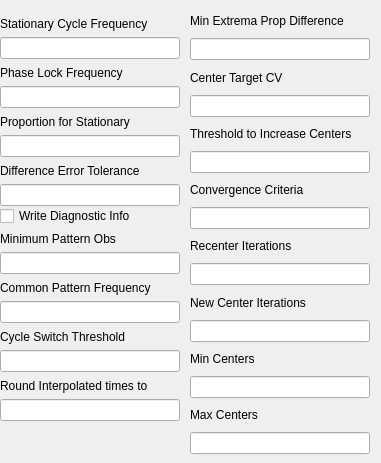
     <widget class="QWidget" name="page_22">
      <widget class="QWidget" name="layoutWidget">
       <property name="geometry">
        <rect>
         <x>190</x>
         <y>10</y>
         <width>182</width>
         <height>444</height>
        </rect>
       </property>
       <layout class="QVBoxLayout" name="verticalLayout_8">
        <item>
         <widget class="QLabel" name="label_56">
          <property name="sizePolicy">
           <sizepolicy hsizetype="Fixed" vsizetype="Preferred">
            <horstretch>0</horstretch>
            <verstretch>0</verstretch>
           </sizepolicy>
          </property>
          <property name="minimumSize">
           <size>
            <width>180</width>
            <height>0</height>
           </size>
          </property>
          <property name="maximumSize">
           <size>
            <width>180</width>
            <height>16777215</height>
           </size>
          </property>
          <property name="text">
           <string>Min Extrema Prop Difference</string>
          </property>
         </widget>
        </item>
        <item>
         <widget class="QLineEdit" name="MinExtremaPropDiff_Input">
          <property name="sizePolicy">
           <sizepolicy hsizetype="Fixed" vsizetype="Fixed">
            <horstretch>0</horstretch>
            <verstretch>0</verstretch>
           </sizepolicy>
          </property>
          <property name="minimumSize">
           <size>
            <width>180</width>
            <height>0</height>
           </size>
          </property>
          <property name="maximumSize">
           <size>
            <width>180</width>
            <height>16777215</height>
           </size>
          </property>
         </widget>
        </item>
        <item>
         <widget class="QLabel" name="label_55">
          <property name="sizePolicy">
           <sizepolicy hsizetype="Fixed" vsizetype="Preferred">
            <horstretch>0</horstretch>
            <verstretch>0</verstretch>
           </sizepolicy>
          </property>
          <property name="minimumSize">
           <size>
            <width>180</width>
            <height>0</height>
           </size>
          </property>
          <property name="maximumSize">
           <size>
            <width>180</width>
            <height>16777215</height>
           </size>
          </property>
          <property name="text">
           <string>Center Target CV</string>
          </property>
         </widget>
        </item>
        <item>
         <widget class="QLineEdit" name="SeqCenterCV_Input">
          <property name="sizePolicy">
           <sizepolicy hsizetype="Fixed" vsizetype="Fixed">
            <horstretch>0</horstretch>
            <verstretch>0</verstretch>
           </sizepolicy>
          </property>
          <property name="minimumSize">
           <size>
            <width>180</width>
            <height>0</height>
           </size>
          </property>
          <property name="maximumSize">
           <size>
            <width>180</width>
            <height>16777215</height>
           </size>
          </property>
         </widget>
        </item>
        <item>
         <widget class="QLabel" name="label_53">
          <property name="sizePolicy">
           <sizepolicy hsizetype="Fixed" vsizetype="Preferred">
            <horstretch>0</horstretch>
            <verstretch>0</verstretch>
           </sizepolicy>
          </property>
          <property name="minimumSize">
           <size>
            <width>180</width>
            <height>0</height>
           </size>
          </property>
          <property name="maximumSize">
           <size>
            <width>180</width>
            <height>16777215</height>
           </size>
          </property>
          <property name="text">
           <string>Threshold to Increase Centers</string>
          </property>
         </widget>
        </item>
        <item>
         <widget class="QLineEdit" name="SeqThreshIncCenters_Input">
          <property name="sizePolicy">
           <sizepolicy hsizetype="Fixed" vsizetype="Fixed">
            <horstretch>0</horstretch>
            <verstretch>0</verstretch>
           </sizepolicy>
          </property>
          <property name="minimumSize">
           <size>
            <width>180</width>
            <height>0</height>
           </size>
          </property>
          <property name="maximumSize">
           <size>
            <width>180</width>
            <height>16777215</height>
           </size>
          </property>
         </widget>
        </item>
        <item>
         <widget class="QLabel" name="label_57">
          <property name="sizePolicy">
           <sizepolicy hsizetype="Fixed" vsizetype="Preferred">
            <horstretch>0</horstretch>
            <verstretch>0</verstretch>
           </sizepolicy>
          </property>
          <property name="minimumSize">
           <size>
            <width>180</width>
            <height>0</height>
           </size>
          </property>
          <property name="maximumSize">
           <size>
            <width>180</width>
            <height>16777215</height>
           </size>
          </property>
          <property name="text">
           <string>Convergence Criteria</string>
          </property>
         </widget>
        </item>
        <item>
         <widget class="QLineEdit" name="SeqConvergence_Input">
          <property name="sizePolicy">
           <sizepolicy hsizetype="Fixed" vsizetype="Fixed">
            <horstretch>0</horstretch>
            <verstretch>0</verstretch>
           </sizepolicy>
          </property>
          <property name="minimumSize">
           <size>
            <width>180</width>
            <height>0</height>
           </size>
          </property>
          <property name="maximumSize">
           <size>
            <width>180</width>
            <height>16777215</height>
           </size>
          </property>
         </widget>
        </item>
        <item>
         <widget class="QLabel" name="label_61">
          <property name="sizePolicy">
           <sizepolicy hsizetype="Fixed" vsizetype="Preferred">
            <horstretch>0</horstretch>
            <verstretch>0</verstretch>
           </sizepolicy>
          </property>
          <property name="minimumSize">
           <size>
            <width>180</width>
            <height>0</height>
           </size>
          </property>
          <property name="maximumSize">
           <size>
            <width>180</width>
            <height>16777215</height>
           </size>
          </property>
          <property name="text">
           <string>Recenter Iterations</string>
          </property>
         </widget>
        </item>
        <item>
         <widget class="QLineEdit" name="SeqRecenter_Input">
          <property name="sizePolicy">
           <sizepolicy hsizetype="Fixed" vsizetype="Fixed">
            <horstretch>0</horstretch>
            <verstretch>0</verstretch>
           </sizepolicy>
          </property>
          <property name="minimumSize">
           <size>
            <width>180</width>
            <height>0</height>
           </size>
          </property>
          <property name="maximumSize">
           <size>
            <width>180</width>
            <height>16777215</height>
           </size>
          </property>
         </widget>
        </item>
        <item>
         <widget class="QLabel" name="label_70">
          <property name="sizePolicy">
           <sizepolicy hsizetype="Fixed" vsizetype="Preferred">
            <horstretch>0</horstretch>
            <verstretch>0</verstretch>
           </sizepolicy>
          </property>
          <property name="minimumSize">
           <size>
            <width>180</width>
            <height>0</height>
           </size>
          </property>
          <property name="maximumSize">
           <size>
            <width>180</width>
            <height>16777215</height>
           </size>
          </property>
          <property name="text">
           <string>New Center Iterations</string>
          </property>
         </widget>
        </item>
        <item>
         <widget class="QLineEdit" name="SeqNewCenter_Input">
          <property name="sizePolicy">
           <sizepolicy hsizetype="Fixed" vsizetype="Fixed">
            <horstretch>0</horstretch>
            <verstretch>0</verstretch>
           </sizepolicy>
          </property>
          <property name="minimumSize">
           <size>
            <width>180</width>
            <height>0</height>
           </size>
          </property>
          <property name="maximumSize">
           <size>
            <width>180</width>
            <height>16777215</height>
           </size>
          </property>
         </widget>
        </item>
        <item>
         <widget class="QLabel" name="label_64">
          <property name="sizePolicy">
           <sizepolicy hsizetype="Fixed" vsizetype="Preferred">
            <horstretch>0</horstretch>
            <verstretch>0</verstretch>
           </sizepolicy>
          </property>
          <property name="minimumSize">
           <size>
            <width>180</width>
            <height>0</height>
           </size>
          </property>
          <property name="maximumSize">
           <size>
            <width>180</width>
            <height>16777215</height>
           </size>
          </property>
          <property name="text">
           <string>Min Centers</string>
          </property>
         </widget>
        </item>
        <item>
         <widget class="QLineEdit" name="SeqMinCenters_Input">
          <property name="sizePolicy">
           <sizepolicy hsizetype="Fixed" vsizetype="Fixed">
            <horstretch>0</horstretch>
            <verstretch>0</verstretch>
           </sizepolicy>
          </property>
          <property name="minimumSize">
           <size>
            <width>180</width>
            <height>0</height>
           </size>
          </property>
          <property name="maximumSize">
           <size>
            <width>180</width>
            <height>16777215</height>
           </size>
          </property>
         </widget>
        </item>
        <item>
         <widget class="QLabel" name="label_63">
          <property name="sizePolicy">
           <sizepolicy hsizetype="Fixed" vsizetype="Preferred">
            <horstretch>0</horstretch>
            <verstretch>0</verstretch>
           </sizepolicy>
          </property>
          <property name="minimumSize">
           <size>
            <width>180</width>
            <height>0</height>
           </size>
          </property>
          <property name="maximumSize">
           <size>
            <width>180</width>
            <height>16777215</height>
           </size>
          </property>
          <property name="text">
           <string>Max Centers</string>
          </property>
         </widget>
        </item>
        <item>
         <widget class="QLineEdit" name="SeqMaxCenters_Input">
          <property name="sizePolicy">
           <sizepolicy hsizetype="Fixed" vsizetype="Fixed">
            <horstretch>0</horstretch>
            <verstretch>0</verstretch>
           </sizepolicy>
          </property>
          <property name="minimumSize">
           <size>
            <width>180</width>
            <height>0</height>
           </size>
          </property>
          <property name="maximumSize">
           <size>
            <width>180</width>
            <height>16777215</height>
           </size>
          </property>
         </widget>
        </item>
       </layout>
      </widget>
      <widget class="QWidget" name="layoutWidget">
       <property name="geometry">
        <rect>
         <x>0</x>
         <y>10</y>
         <width>182</width>
         <height>411</height>
        </rect>
       </property>
       <layout class="QVBoxLayout" name="verticalLayout_11">
        <property name="spacing">
         <number>0</number>
        </property>
        <item>
         <widget class="QLabel" name="label_59">
          <property name="sizePolicy">
           <sizepolicy hsizetype="Fixed" vsizetype="Preferred">
            <horstretch>0</horstretch>
            <verstretch>0</verstretch>
           </sizepolicy>
          </property>
          <property name="minimumSize">
           <size>
            <width>180</width>
            <height>0</height>
           </size>
          </property>
          <property name="maximumSize">
           <size>
            <width>180</width>
            <height>16777215</height>
           </size>
          </property>
          <property name="text">
           <string>Stationary Cycle Frequency</string>
          </property>
         </widget>
        </item>
        <item>
         <widget class="QLineEdit" name="StationaryCycleFreq_Input">
          <property name="sizePolicy">
           <sizepolicy hsizetype="Fixed" vsizetype="Fixed">
            <horstretch>0</horstretch>
            <verstretch>0</verstretch>
           </sizepolicy>
          </property>
          <property name="minimumSize">
           <size>
            <width>180</width>
            <height>0</height>
           </size>
          </property>
          <property name="maximumSize">
           <size>
            <width>180</width>
            <height>16777215</height>
           </size>
          </property>
         </widget>
        </item>
        <item>
         <widget class="QLabel" name="label_67">
          <property name="sizePolicy">
           <sizepolicy hsizetype="Fixed" vsizetype="Preferred">
            <horstretch>0</horstretch>
            <verstretch>0</verstretch>
           </sizepolicy>
          </property>
          <property name="minimumSize">
           <size>
            <width>180</width>
            <height>0</height>
           </size>
          </property>
          <property name="maximumSize">
           <size>
            <width>180</width>
            <height>16777215</height>
           </size>
          </property>
          <property name="text">
           <string>Phase Lock Frequency</string>
          </property>
         </widget>
        </item>
        <item>
         <widget class="QLineEdit" name="PhaseLockFreq_Input">
          <property name="sizePolicy">
           <sizepolicy hsizetype="Fixed" vsizetype="Fixed">
            <horstretch>0</horstretch>
            <verstretch>0</verstretch>
           </sizepolicy>
          </property>
          <property name="minimumSize">
           <size>
            <width>180</width>
            <height>0</height>
           </size>
          </property>
          <property name="maximumSize">
           <size>
            <width>180</width>
            <height>16777215</height>
           </size>
          </property>
         </widget>
        </item>
        <item>
         <widget class="QLabel" name="label_62">
          <property name="sizePolicy">
           <sizepolicy hsizetype="Fixed" vsizetype="Preferred">
            <horstretch>0</horstretch>
            <verstretch>0</verstretch>
           </sizepolicy>
          </property>
          <property name="minimumSize">
           <size>
            <width>180</width>
            <height>0</height>
           </size>
          </property>
          <property name="maximumSize">
           <size>
            <width>180</width>
            <height>16777215</height>
           </size>
          </property>
          <property name="text">
           <string>Proportion for Stationary</string>
          </property>
         </widget>
        </item>
        <item>
         <widget class="QLineEdit" name="StationaryCycleProp_Input">
          <property name="sizePolicy">
           <sizepolicy hsizetype="Fixed" vsizetype="Fixed">
            <horstretch>0</horstretch>
            <verstretch>0</verstretch>
           </sizepolicy>
          </property>
          <property name="minimumSize">
           <size>
            <width>180</width>
            <height>0</height>
           </size>
          </property>
          <property name="maximumSize">
           <size>
            <width>180</width>
            <height>16777215</height>
           </size>
          </property>
         </widget>
        </item>
        <item>
         <widget class="QLabel" name="label_60">
          <property name="sizePolicy">
           <sizepolicy hsizetype="Fixed" vsizetype="Preferred">
            <horstretch>0</horstretch>
            <verstretch>0</verstretch>
           </sizepolicy>
          </property>
          <property name="minimumSize">
           <size>
            <width>180</width>
            <height>0</height>
           </size>
          </property>
          <property name="maximumSize">
           <size>
            <width>180</width>
            <height>16777215</height>
           </size>
          </property>
          <property name="text">
           <string>Difference Error Tolerance</string>
          </property>
         </widget>
        </item>
        <item>
         <widget class="QLineEdit" name="DiffErrTol_Input">
          <property name="sizePolicy">
           <sizepolicy hsizetype="Fixed" vsizetype="Fixed">
            <horstretch>0</horstretch>
            <verstretch>0</verstretch>
           </sizepolicy>
          </property>
          <property name="minimumSize">
           <size>
            <width>180</width>
            <height>0</height>
           </size>
          </property>
          <property name="maximumSize">
           <size>
            <width>180</width>
            <height>16777215</height>
           </size>
          </property>
         </widget>
        </item>
        <item>
         <widget class="QCheckBox" name="WriteDiagnostic_Input">
          <property name="minimumSize">
           <size>
            <width>180</width>
            <height>0</height>
           </size>
          </property>
          <property name="maximumSize">
           <size>
            <width>180</width>
            <height>16777215</height>
           </size>
          </property>
          <property name="text">
           <string>Write Diagnostic Info</string>
          </property>
         </widget>
        </item>
        <item>
         <widget class="QLabel" name="label_58">
          <property name="sizePolicy">
           <sizepolicy hsizetype="Fixed" vsizetype="Preferred">
            <horstretch>0</horstretch>
            <verstretch>0</verstretch>
           </sizepolicy>
          </property>
          <property name="minimumSize">
           <size>
            <width>180</width>
            <height>0</height>
           </size>
          </property>
          <property name="maximumSize">
           <size>
            <width>180</width>
            <height>16777215</height>
           </size>
          </property>
          <property name="text">
           <string>Minimum Pattern Obs</string>
          </property>
         </widget>
        </item>
        <item>
         <widget class="QLineEdit" name="MinPatternObs_Input">
          <property name="sizePolicy">
           <sizepolicy hsizetype="Fixed" vsizetype="Fixed">
            <horstretch>0</horstretch>
            <verstretch>0</verstretch>
           </sizepolicy>
          </property>
          <property name="minimumSize">
           <size>
            <width>180</width>
            <height>0</height>
           </size>
          </property>
          <property name="maximumSize">
           <size>
            <width>180</width>
            <height>16777215</height>
           </size>
          </property>
         </widget>
        </item>
        <item>
         <widget class="QLabel" name="label_54">
          <property name="sizePolicy">
           <sizepolicy hsizetype="Fixed" vsizetype="Preferred">
            <horstretch>0</horstretch>
            <verstretch>0</verstretch>
           </sizepolicy>
          </property>
          <property name="minimumSize">
           <size>
            <width>180</width>
            <height>0</height>
           </size>
          </property>
          <property name="maximumSize">
           <size>
            <width>180</width>
            <height>16777215</height>
           </size>
          </property>
          <property name="text">
           <string>Common Pattern Frequency</string>
          </property>
         </widget>
        </item>
        <item>
         <widget class="QLineEdit" name="CommonPatternFreq_Input">
          <property name="sizePolicy">
           <sizepolicy hsizetype="Fixed" vsizetype="Fixed">
            <horstretch>0</horstretch>
            <verstretch>0</verstretch>
           </sizepolicy>
          </property>
          <property name="minimumSize">
           <size>
            <width>180</width>
            <height>0</height>
           </size>
          </property>
          <property name="maximumSize">
           <size>
            <width>180</width>
            <height>16777215</height>
           </size>
          </property>
         </widget>
        </item>
        <item>
         <widget class="QLabel" name="label_71">
          <property name="sizePolicy">
           <sizepolicy hsizetype="Fixed" vsizetype="Preferred">
            <horstretch>0</horstretch>
            <verstretch>0</verstretch>
           </sizepolicy>
          </property>
          <property name="minimumSize">
           <size>
            <width>180</width>
            <height>0</height>
           </size>
          </property>
          <property name="maximumSize">
           <size>
            <width>180</width>
            <height>16777215</height>
           </size>
          </property>
          <property name="text">
           <string>Cycle Switch Threshold</string>
          </property>
         </widget>
        </item>
        <item>
         <widget class="QLineEdit" name="CycleSwitch_Input">
          <property name="sizePolicy">
           <sizepolicy hsizetype="Fixed" vsizetype="Fixed">
            <horstretch>0</horstretch>
            <verstretch>0</verstretch>
           </sizepolicy>
          </property>
          <property name="minimumSize">
           <size>
            <width>180</width>
            <height>0</height>
           </size>
          </property>
          <property name="maximumSize">
           <size>
            <width>180</width>
            <height>16777215</height>
           </size>
          </property>
         </widget>
        </item>
        <item>
         <widget class="QLabel" name="label_74">
          <property name="sizePolicy">
           <sizepolicy hsizetype="Fixed" vsizetype="Preferred">
            <horstretch>0</horstretch>
            <verstretch>0</verstretch>
           </sizepolicy>
          </property>
          <property name="minimumSize">
           <size>
            <width>180</width>
            <height>0</height>
           </size>
          </property>
          <property name="maximumSize">
           <size>
            <width>180</width>
            <height>16777215</height>
           </size>
          </property>
          <property name="text">
           <string>Round Interpolated times to</string>
          </property>
         </widget>
        </item>
        <item>
         <widget class="QLineEdit" name="RoundTimesTo_Input">
          <property name="sizePolicy">
           <sizepolicy hsizetype="Fixed" vsizetype="Fixed">
            <horstretch>0</horstretch>
            <verstretch>0</verstretch>
           </sizepolicy>
          </property>
          <property name="minimumSize">
           <size>
            <width>180</width>
            <height>0</height>
           </size>
          </property>
          <property name="maximumSize">
           <size>
            <width>180</width>
            <height>16777215</height>
           </size>
          </property>
         </widget>
        </item>
       </layout>
      </widget>
     </widget>
